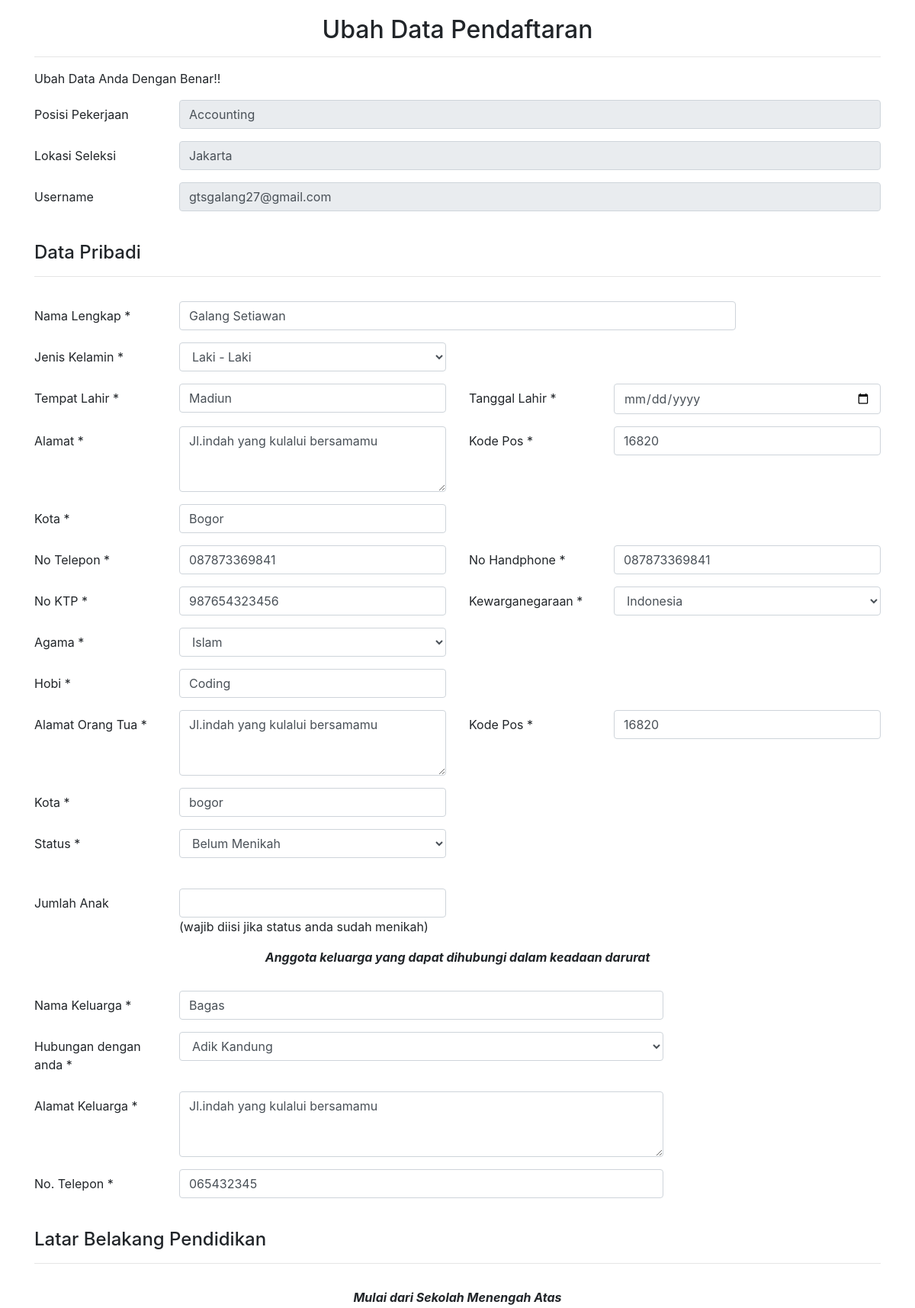
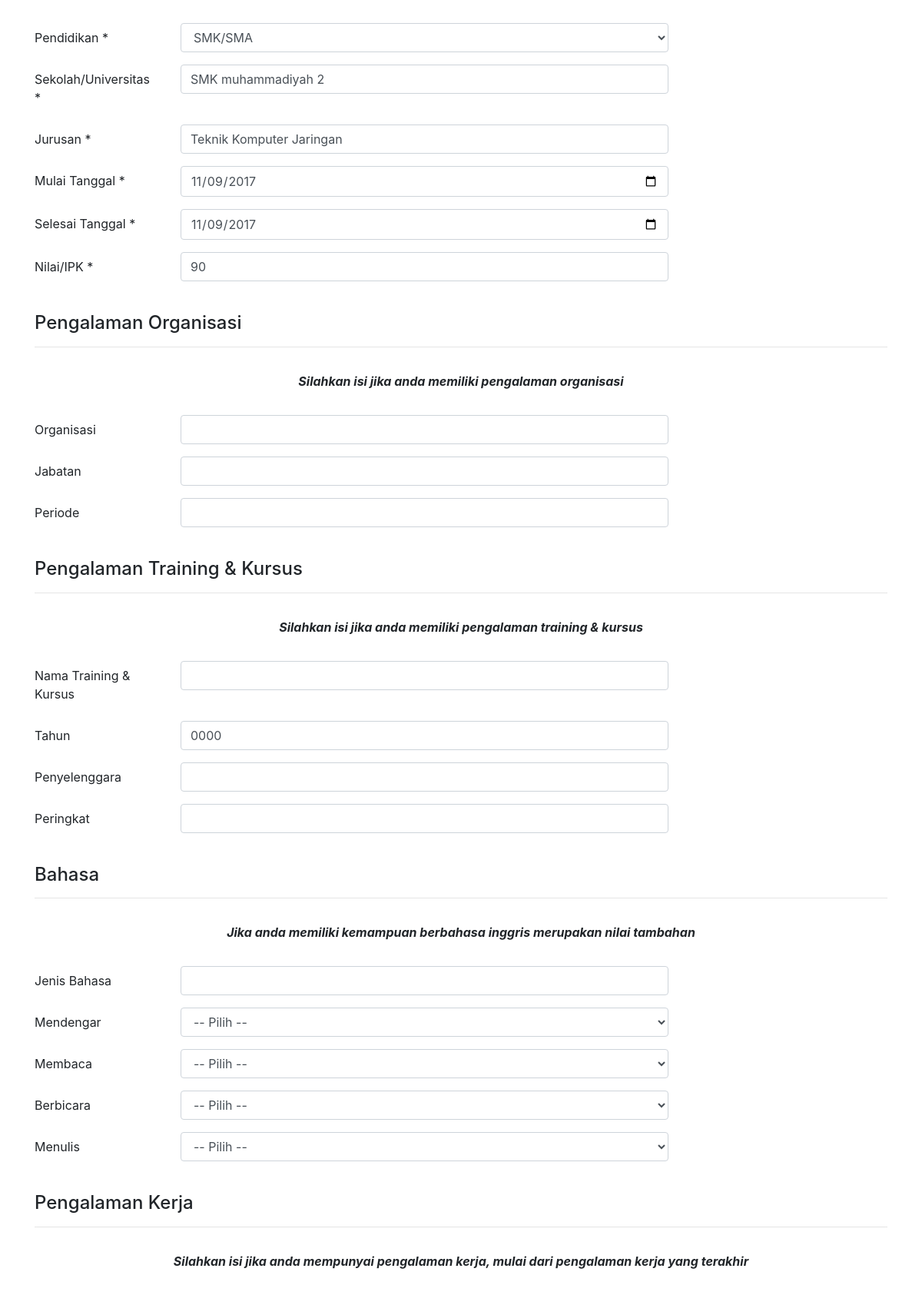
Page /pelamar/up_plmr.php?id_pelamar=320010 (signed in, upper part) on the committed database (2 pictures, top to bottom).
### tables this page shows
CREATE TABLE `pelamar` (
  `id_pelamar` int(5) NOT NULL,
  `posisi_pekerjaan` varchar(20) NOT NULL,
  `lokasi_seleksi` varchar(13) NOT NULL,
  `username` varchar(40) NOT NULL,
  `password` varchar(18) NOT NULL,
  `nama` varchar(40) NOT NULL,
  `jekel` varchar(15) NOT NULL,
  `tempat_lhr` varchar(25) NOT NULL,
  `tgl_lhr` date NOT NULL,
  `alamat` varchar(40) NOT NULL,
  `kodepos` varchar(15) NOT NULL,
  `kota` varchar(15) NOT NULL,
  `no_tlp` varchar(20) NOT NULL,
  `no_hp` varchar(20) NOT NULL,
  `ktp` varchar(16) NOT NULL,
  `negara` varchar(20) NOT NULL,
  `agama` varchar(15) NOT NULL,
  `hobi` varchar(10) NOT NULL,
  `alamat_ortu` varchar(35) NOT NULL,
  `kodepos_ortu` varchar(15) NOT NULL,
  `kota_ortu` varchar(15) NOT NULL,
  `status` varchar(15) NOT NULL,
  `jml_anak` varchar(10) NOT NULL,
  `nm_kel` varchar(35) NOT NULL,
  `hubungan` varchar(20) NOT NULL,
  `alamat_kel` varchar(35) NOT NULL,
  `no_kel` varchar(15) NOT NULL,
  `pendidikan` varchar(15) NOT NULL,
  `nm_sekolah` varchar(30) NOT NULL,
  `jurusan` varchar(30) NOT NULL,
  `tgl_mulai` date NOT NULL,
  `tgl_selesai` date NOT NULL,
  `nilai` float NOT NULL,
  `organisasi` varchar(35) NOT NULL,
  `jabatan` varchar(25) NOT NULL,
  `periode_org` varchar(20) NOT NULL,
  `nm_kursus` varchar(30) NOT NULL,
  `tahun` year(4) NOT NULL,
  `penyelenggara` varchar(25) NOT NULL,
  `peringkat` varchar(15) NOT NULL,
  `bahasa` varchar(15) NOT NULL,
  `dengar` varchar(15) NOT NULL,
  `baca` varchar(15) NOT NULL,
  `bicara` varchar(15) NOT NULL,
  `tulis` varchar(15) NOT NULL,
  `nm_pt` varchar(25) NOT NULL,
  `tgl_awal` date NOT NULL,
  `tgl_akhir` date NOT NULL,
  `almt_pt` varchar(35) NOT NULL,
  `tlp_pt` varchar(15) NOT NULL,
  `jabat_awal` varchar(20) NOT NULL,
  `jabat_akhir` varchar(20) NOT NULL,
  `nm_atasan` varchar(30) NOT NULL,
  `alasan` varchar(100) NOT NULL,
  `gaji` varchar(20) NOT NULL,
  `dokumen` longtext NOT NULL,
  `foto` longtext NOT NULL,
  `file_sertifikat` longtext NOT NULL
);

### pelamar/up_plmr.php (the view, shortened to what the rows shown need)
<!doctype html>
<html lang="en">
  <head>
    <link rel="stylesheet" href="https://maxcdn.bootstrapcdn.com/bootstrap/4.0.0-beta.2/css/bootstrap.min.css">
  </head>
  <body style="background: transparent;margin-top: 20px;">
    <?php
    include "koneksi.php";
    $id_pelamar = $_GET['id_pelamar'];
    $query = "SELECT * FROM pelamar WHERE id_pelamar='".$id_pelamar."'";
    $sql = mysqli_query($connect, $query);
    $data = mysqli_fetch_array($sql);
    ?>
   <section class="atas" id="atas">
     <div class="container">
       <div class="row">
         <div class="col-sm-12">
           <h2 class="text-center">Ubah Data Pendaftaran</h2>
         </div>
       </div>
     </div>
   </section>
   <div class="container">
     <form action="pro_up_plmr.php?id_pelamar=<?php echo $id_pelamar; ?>" method="post">
       <div class="form-group row">
           <div class="col-sm-10">
              <input type="text" class="form-control"  readonly="true" name="posisi_pekerjaan" value="<?php echo $data['posisi_pekerjaan']; ?> ">
          </div>
       </div>
       <div class="form-group row">
           <div class="col-sm-10">
              <input type="text" class="form-control"  readonly="true" name="lokasi_seleksi" value="<?php echo $data['lokasi_seleksi']; ?> ">
          </div>
       </div>
       <div class="form-group row">
           <div class="col-sm-10">
              <input type="text" readonly class="form-control"  readonly="true" name="username" value="<?php echo $data['username']; ?>">
          </div>
       </div>
       <br>
       <div class="form-group row">
         <div class="col-sm-8 col-sm-offsite-2">
           <input type="text" class="form-control" name="nama" required="true" value="<?php echo $data['nama']; ?> ">
        </div>
      </div>
      <div class="form-group row">
        <div class="col-sm-4 col-sm-offsite-6">
           <select class="form-control" name="jekel" required="true">
              <option selected value="<?php echo $data['jekel']; ?> "><?php echo $data['jekel']; ?></option>
          </select>
        </div>
      </div>
       <div class="form-group row">
         <div class="col-sm-4">
           <input type="text" class="form-control" name="tempat_lhr" required="true" value="<?php echo $data['tempat_lhr']; ?> ">
        </div>
         <div class="col-sm-4">
              <input type="date" class="form-control" name="tgl_lhr" required="true" value="<?php echo $data['tgl_lhr']; ?> ">
        </div>
      </div>
      <div class="form-group row">
          <div class="col-sm-4">
            <textarea class="form-control" name="alamat" rows="3" required="true"><?php echo $data['alamat']; ?></textarea>
          </div>
         <div class="col-sm-4">
              <input type="text" class="form-control" name="kodepos" required="true" value="<?php echo $data['kodepos']; ?> ">
        </div>
      </div>
      <div class="form-group row">
         <div class="col-sm-4 col-sm-offsite-6">
           <input type="text" class="form-control" name="kota" required="true" value="<?php echo $data['kota']; ?>">
        </div>
      </div>
      <div class="form-group row">
         <div class="col-sm-4">
           <input type="text" class="form-control" name="no_tlp" value="<?php echo $data['no_tlp']; ?>">
        </div>
         <div class="col-sm-4">
           <input type="text" class="form-control" name="no_hp" required="true" value="<?php echo $data['no_hp']; ?>">
        </div>
      </div>
       <div class="form-group row">
         <div class="col-sm-4">
           <input type="text" class="form-control" name="ktp" required="true" value="<?php echo $data['ktp']; ?>">
        </div>
        <div class="col-sm-4 col-sm-offsite-6">
           <select class="form-control" name="negara" required="true">
              <option selected value="<?php echo $data['negara']; ?>"><?php echo $data['negara']; ?></option>
           </select>
        </div>
       </div>
       <div class="form-group row">
          <div class="col-sm-4 col-sm-offsite-6">
           <select class="form-control" name="agama" required="true">
              <option selected value="<?php echo $data['agama']; ?>"><?php echo $data['agama']; ?></option>
           </select>
        </div>
       </div>
        <div class="form-group row">
         <div class="col-sm-4 col-sm-offsite-6">
           <input type="text" class="form-control" name="hobi" required="true" value="<?php echo $data['hobi']; ?>">
        </div>
      </div>
       <div class="form-group row">
          <div class="col-sm-4">
            <textarea class="form-control" name="alamat_ortu" rows="3" required="true"><?php echo $data['alamat_ortu']; ?></textarea>
          </div>
          <div class="col-sm-4">
            <input type="text" class="form-control" name="kodepos_ortu" required="true" value="<?php echo $data['kodepos_ortu']; ?>">
          </div>
      </div>
        <div class="form-group row">
         <div class="col-sm-4 col-sm-offsite-6">
           <input type="text" class="form-control" name="kota_ortu" required="true" value="<?php echo $data['kota_ortu']; ?>">
        </div>
      </div>
      <div class="form-group row">
         <div class="col-sm-4 col-sm-offsite-6">
            <select class="form-control" name="status" required="true">
              <option selected value="<?php echo $data['status']; ?>"><?php echo $data['status']; ?></option>
           </select>
        </div>
      </div>
      <br>
       <div class="form-group row">
         <div class="col-sm-7 col-sm-offsite-3">
           <input type="text" class="form-control" name="nm_kel" required="true" value="<?php echo $data['nm_kel']; ?>">
        </div>
      </div>
      <div class="form-group row">
         <div class="col-sm-7 col-sm-offsite-3">
            <select class="form-control" name="hubungan" required="true">
              <option selected value="<?php echo $data['hubungan']; ?>" ><?php echo $data['hubungan']; ?></option>
           </select>
        </div>
      </div>
      <div class="form-group row">
        <div class="col-sm-7 col-sm-3">
            <textarea class="form-control" name="alamat_kel" rows="3" required="true"><?php echo $data['alamat_kel']; ?></textarea>
        </div>
      </div>
      <div class="form-group row">
         <div class="col-sm-7 col-sm-offsite-3">
           <input type="text" class="form-control" name="no_kel" required="true" value="<?php echo $data['no_kel']; ?>">
        </div>
      </div>
      <br>
      <div class="form-group row">
         <div class="col-sm-7 col-sm-offsite-3">
            <select class="form-control" name="pendidikan" required="true">
              <option selected value="<?php echo $data['pendidikan']; ?>"><?php echo $data['pendidikan']; ?></option>
           </select>
        </div>
      </div>
       <div class="form-group row">
         <div class="col-sm-7 col-sm-offsite-3">
           <input type="text" class="form-control" name="nm_sekolah" required="true" value="<?php echo $data['nm_sekolah']; ?>">
        </div>
      </div>
       <div class="form-group row">
         <div class="col-sm-7 col-sm-offsite-3">
           <input type="text" class="form-control" name="jurusan" required="true" value="<?php echo $data['jurusan']; ?>">
        </div>
      </div>
       <div class="form-group row">
         <div class="col-sm-7 col-sm-offsite-3">
           <input type="date" class="form-control" name="tgl_mulai" required="true" value="<?php echo $data['tgl_mulai']; ?>">
        </div>
      </div>
       <div class="form-group row">
         <div class="col-sm-7 col-sm-offsite-3">
           <input type="date" class="form-control" name="tgl_selesai" required="true" value="<?php echo $data['tgl_selesai']; ?>">
        </div>
      </div>
       <div class="form-group row">
         <div class="col-sm-7 col-sm-offsite-3">
           <input type="text" class="form-control" name="nilai" required="true" value="<?php echo $data['nilai']; ?>">
        </div>
      </div>
      <br>
      <br>
       <div class="form-group row">
         <div class="col-sm-7 col-sm-offsite-3">
           <input type="text" class="form-control" name="tahun" value="<?php echo $data['tahun']; ?>">
        </div>
      </div>
      <br>
        <div class="form-group row">
         <div class="col-sm-7 col-sm-offsite-3">
            <select class="form-control" name="dengar">
                     <option selected value="<?php echo $data['dengar']; ?>"><?php echo $data['dengar']; ?></option>
           </select>
        </div>
      </div>
      <div class="form-group row">
         <div class="col-sm-7 col-sm-offsite-3">
            <select class="form-control" name="baca"  >
                     <option selected value="<?php echo $data['baca']; ?>"><?php echo $data['baca']; ?></option>
           </select>
        </div>
      </div>
      <div class="form-group row">
         <div class="col-sm-7 col-sm-offsite-3">
            <select class="form-control" name="bicara">
                     <option selected value="<?php echo $data['bicara']; ?>"><?php echo $data['bicara']; ?></option>
           </select>
        </div>
      </div>
      <div class="form-group row">
         <div class="col-sm-7 col-sm-offsite-3">
            <select class="form-control" name="tulis">
                     <option selected value="<?php echo $data['tulis']; ?>"><?php echo $data['tulis']; ?></option>
           </select>
        </div>
      </div>
      <br>
     </form>
   </div>
  </body>
</html>

### rows in the picture
pelamar: posisi_pekerjaan "Accounting", lokasi_seleksi "Jakarta", username "gtsgalang27@gmail.com", nama "Galang Setiawan", jekel "Laki - Laki", tempat_lhr "Madiun", alamat "Jl.indah yang kulalui bersamamu", kodepos "16820", kota "Bogor", no_tlp "087873369841", no_hp "087873369841", ktp "987654323456", negara "Indonesia", agama "Islam", hobi "Coding", alamat_ortu "Jl.indah yang kulalui bersamamu", kodepos_ortu "16820", kota_ortu "bogor", status "Belum Menikah", nm_kel "Bagas", hubungan "Adik Kandung", alamat_kel "Jl.indah yang kulalui bersamamu", no_kel "065432345", pendidikan "SMK/SMA", nm_sekolah "SMK muhammadiyah 2", jurusan "Teknik Komputer Jaringan", tgl_mulai "11/09/2017", tgl_selesai "11/09/2017", nilai "90", tahun "0000", dengar "-- Pilih --", baca "-- Pilih --", bicara "-- Pilih --", tulis "-- Pilih --"
